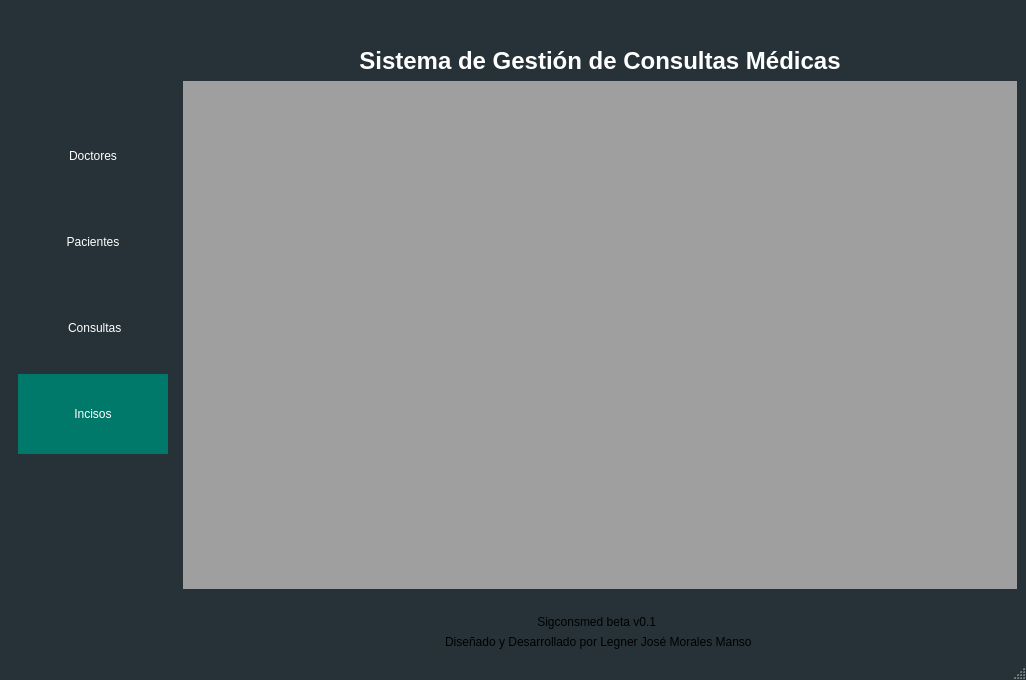
<?xml version="1.0" encoding="UTF-8"?>
<ui version="4.0">
 <class>MainWindow</class>
 <widget class="QMainWindow" name="MainWindow">
  <property name="geometry">
   <rect>
    <x>0</x>
    <y>0</y>
    <width>1026</width>
    <height>680</height>
   </rect>
  </property>
  <property name="windowTitle">
   <string>Sigconsmed</string>
  </property>
  <property name="windowIcon">
   <iconset>
    <normaloff>Qt.png</normaloff>Qt.png</iconset>
  </property>
  <property name="styleSheet">
   <string notr="true">#verticalSpacer {
	height: 50px;
}
#panel, #MainWindow{
	background-color:#263238;
}
#panel{
	margin: 0px;
}
#pb_agenda,#pb_turnos, #pb_medicos, #pb_pacientes, #pb_secretarios, #pd_logOut{
	font-size: 12px;
	background-color:#263238;
	border:none;
	color: white;
	margin: 0px 0px;
	text-align: center;
	height:80px;
    width: 130px;
}
#pb_agenda {
	background-color: #00796b;
}

#pb_medicos:hover,#pb_turnos:hover,
#pb_pacientes:hover, #pb_secretarios:hover{
	background-color: #00796b;
}

#pd_logOut:hover,
#pd_logOut:focus {
	background-color:#d32f2f;
}
#L_userPhoto{
	background: url(icon/user.png);
  	border-radius: 40px;
}
#L_userName{
	font-size: 12px;
	color: white;
}
#logo{
	min-width:150px;
	min-height:50px;
	max-width:150px;
	max-height:50px;
	margin-top:5px
}</string>
  </property>
  <widget class="QWidget" name="centralwidget">
   <layout class="QGridLayout" name="gridLayout">
    <item row="1" column="1" alignment="Qt::AlignRight|Qt::AlignTop">
     <widget class="QWidget" name="w_user" native="true">
      <layout class="QGridLayout" name="gridLayout_2"/>
     </widget>
    </item>
    <item row="1" column="0" rowspan="3">
     <widget class="QWidget" name="panel" native="true">
      <property name="contextMenuPolicy">
       <enum>Qt::DefaultContextMenu</enum>
      </property>
      <property name="styleSheet">
       <string notr="true"/>
      </property>
      <layout class="QVBoxLayout" name="verticalLayout">
       <item>
        <widget class="QLabel" name="logo">
         <property name="text">
          <string/>
         </property>
         <property name="pixmap">
          <pixmap>Sigconsmed.png</pixmap>
         </property>
         <property name="scaledContents">
          <bool>true</bool>
         </property>
        </widget>
       </item>
       <item>
        <spacer name="verticalSpacer">
         <property name="orientation">
          <enum>Qt::Vertical</enum>
         </property>
         <property name="sizeType">
          <enum>QSizePolicy::Expanding</enum>
         </property>
         <property name="sizeHint" stdset="0">
          <size>
           <width>20</width>
           <height>30</height>
          </size>
         </property>
        </spacer>
       </item>
       <item>
        <widget class="QPushButton" name="pb_medicos">
         <property name="cursor">
          <cursorShape>PointingHandCursor</cursorShape>
         </property>
         <property name="styleSheet">
          <string notr="true"/>
         </property>
         <property name="text">
          <string>Doctores</string>
         </property>
         <property name="icon">
          <iconset>
           <normaloff>doctor.png</normaloff>doctor.png</iconset>
         </property>
         <property name="iconSize">
          <size>
           <width>50</width>
           <height>50</height>
          </size>
         </property>
         <attribute name="buttonGroup">
          <string notr="true">buttonGroup</string>
         </attribute>
        </widget>
       </item>
       <item>
        <widget class="QPushButton" name="pb_pacientes">
         <property name="cursor">
          <cursorShape>PointingHandCursor</cursorShape>
         </property>
         <property name="styleSheet">
          <string notr="true"/>
         </property>
         <property name="text">
          <string>Pacientes</string>
         </property>
         <property name="icon">
          <iconset>
           <normaloff>pacientes.png</normaloff>pacientes.png</iconset>
         </property>
         <property name="iconSize">
          <size>
           <width>50</width>
           <height>50</height>
          </size>
         </property>
         <attribute name="buttonGroup">
          <string notr="true">buttonGroup</string>
         </attribute>
        </widget>
       </item>
       <item>
        <widget class="QPushButton" name="pb_turnos">
         <property name="cursor">
          <cursorShape>PointingHandCursor</cursorShape>
         </property>
         <property name="text">
          <string> Consultas</string>
         </property>
         <property name="icon">
          <iconset>
           <normaloff>organize.png</normaloff>organize.png</iconset>
         </property>
         <property name="iconSize">
          <size>
           <width>40</width>
           <height>40</height>
          </size>
         </property>
        </widget>
       </item>
       <item>
        <widget class="QPushButton" name="pb_agenda">
         <property name="enabled">
          <bool>true</bool>
         </property>
         <property name="cursor">
          <cursorShape>PointingHandCursor</cursorShape>
         </property>
         <property name="layoutDirection">
          <enum>Qt::LeftToRight</enum>
         </property>
         <property name="styleSheet">
          <string notr="true"/>
         </property>
         <property name="text">
          <string>Incisos</string>
         </property>
         <property name="icon">
          <iconset>
           <normaloff>Incisos.png</normaloff>Incisos.png</iconset>
         </property>
         <property name="iconSize">
          <size>
           <width>40</width>
           <height>40</height>
          </size>
         </property>
         <attribute name="buttonGroup">
          <string notr="true">buttonGroup</string>
         </attribute>
        </widget>
       </item>
       <item>
        <spacer name="verticalSpacer_2">
         <property name="orientation">
          <enum>Qt::Vertical</enum>
         </property>
         <property name="sizeHint" stdset="0">
          <size>
           <width>20</width>
           <height>40</height>
          </size>
         </property>
        </spacer>
       </item>
       <item>
        <widget class="QPushButton" name="pd_logOut">
         <property name="text">
          <string/>
         </property>
         <property name="icon">
          <iconset>
           <normaloff>exit.png</normaloff>exit.png</iconset>
         </property>
         <property name="iconSize">
          <size>
           <width>50</width>
           <height>50</height>
          </size>
         </property>
        </widget>
       </item>
      </layout>
     </widget>
    </item>
    <item row="5" column="1">
     <widget class="QLabel" name="label_2">
      <property name="text">
       <string>Sigconsmed beta v0.1  </string>
      </property>
      <property name="alignment">
       <set>Qt::AlignCenter</set>
      </property>
     </widget>
    </item>
    <item row="6" column="1">
     <widget class="QLabel" name="label_3">
      <property name="text">
       <string> Diseñado y Desarrollado por Legner José Morales Manso  </string>
      </property>
      <property name="alignment">
       <set>Qt::AlignCenter</set>
      </property>
     </widget>
    </item>
    <item row="2" column="1">
     <widget class="QLabel" name="label">
      <property name="layoutDirection">
       <enum>Qt::LeftToRight</enum>
      </property>
      <property name="text">
       <string>&lt;html&gt;&lt;head/&gt;&lt;body&gt;&lt;p align=&quot;center&quot;&gt;&lt;br/&gt;&lt;span style=&quot; font-size:18pt; font-weight:600; color:#ffffff;&quot;&gt;Sistema de Gestión de Consultas Médicas&lt;/span&gt;&lt;/p&gt;&lt;/body&gt;&lt;/html&gt;</string>
      </property>
     </widget>
    </item>
    <item row="4" column="1">
     <widget class="QLabel" name="label_4">
      <property name="text">
       <string/>
      </property>
     </widget>
    </item>
    <item row="3" column="1">
     <widget class="QMdiArea" name="mdiArea">
      <property name="styleSheet">
       <string notr="true"/>
      </property>
     </widget>
    </item>
   </layout>
  </widget>
  <widget class="QStatusBar" name="statusBar"/>
 </widget>
 <tabstops>
  <tabstop>pb_agenda</tabstop>
  <tabstop>pb_turnos</tabstop>
  <tabstop>pb_pacientes</tabstop>
  <tabstop>pb_medicos</tabstop>
  <tabstop>pd_logOut</tabstop>
 </tabstops>
 <resources/>
 <connections/>
 <buttongroups>
  <buttongroup name="buttonGroup"/>
 </buttongroups>
</ui>
